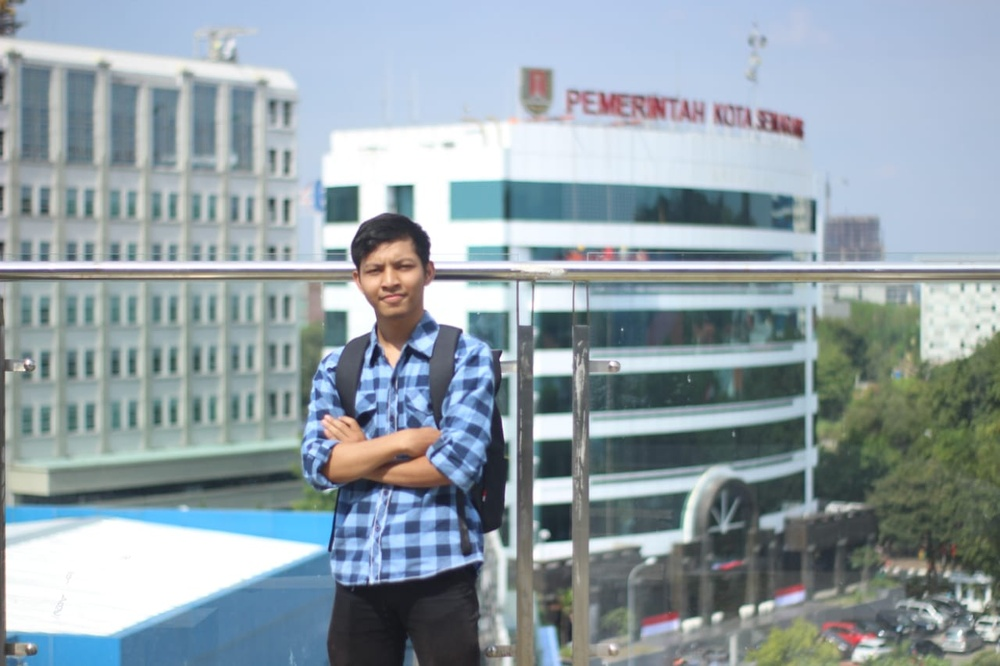
%> input picture gbku.jpg, 1000 x 666 px, shrunk from 1280 x 853 before the run
$ octave sb.m   (GNU Octave 9; MATLAB toolbox functions it lacks are replaced by stand-ins)
%> lines starting %> are read from the running program, lines starting %| are printed output that depends on the picture
img = imread('gbku.jpg');
%> img is the input picture: size 666x1000x3 uint8; mean R, G, B 146.5, 160.5, 168
an = imnoise (img, 'gaussian', 0.01);
I = 2.5 * img;
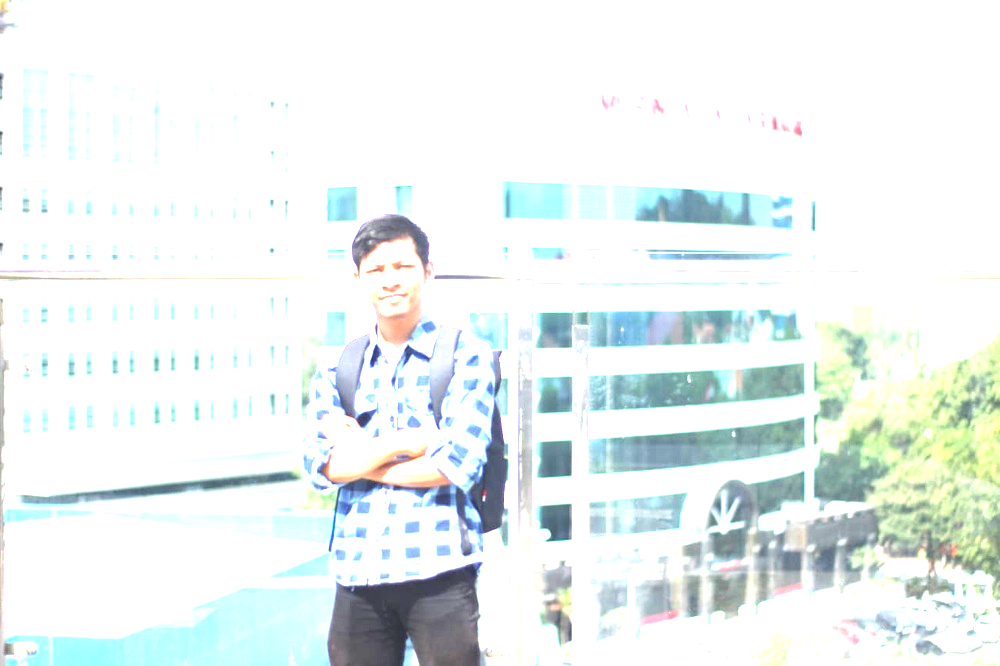
%> I: size 666x1000x3 uint8; mean R, G, B 234.1, 241.8, 240.9
K = 255 - img;
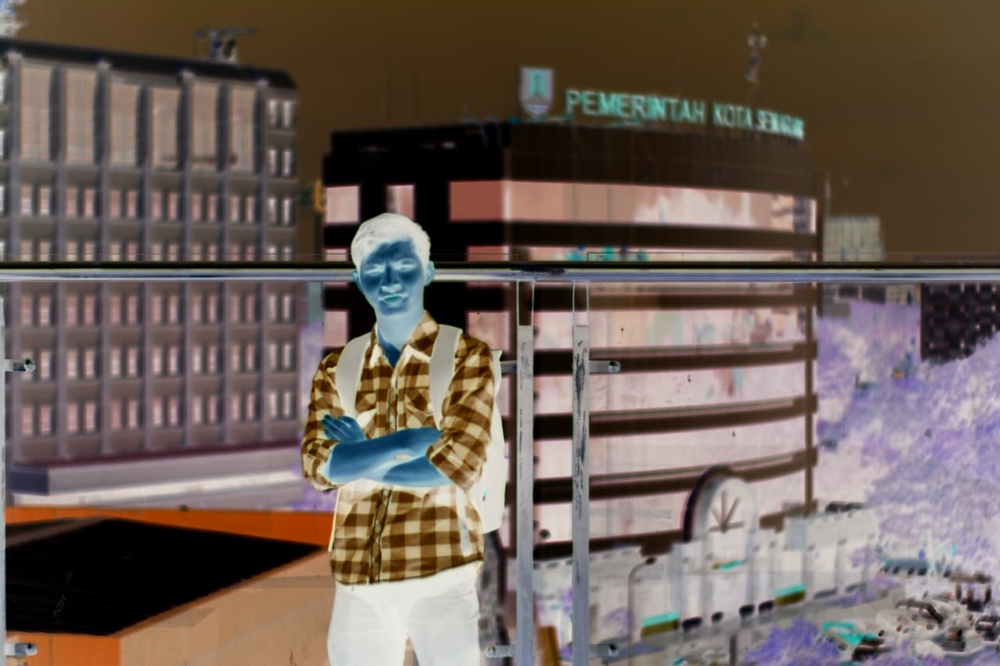
%> K: size 666x1000x3 uint8; mean R, G, B 108.5, 94.5, 87
J = img + 60;
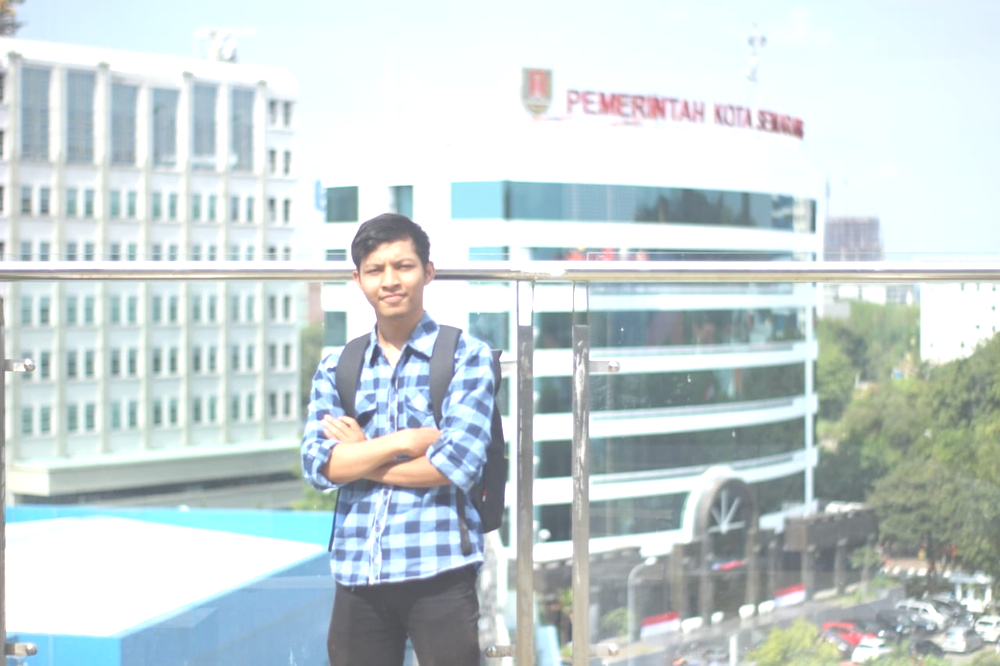
%> J: size 666x1000x3 uint8; mean R, G, B 200.3, 211.9, 212.9


ax1 = subplot(3,3,1);imshow(img), title('gambar asli');
ax2 = subplot(3,3,2);imshow(I), title('Kontras');
ax3 = subplot(3,3,3);imshow(K),title('Negatif');

ax4 = subplot(3,3,4);imshow(J), title('Kecerahan');
ax5 = subplot(3,3,5);imshow(img);
ax6 = subplot(3,3,6);imshow(I);

ax7 = subplot(3,3,7);imshow(K);
ax8 = subplot(3,3,8);imshow(J);
ax9 = subplot(3,3,9);imshow(img);
